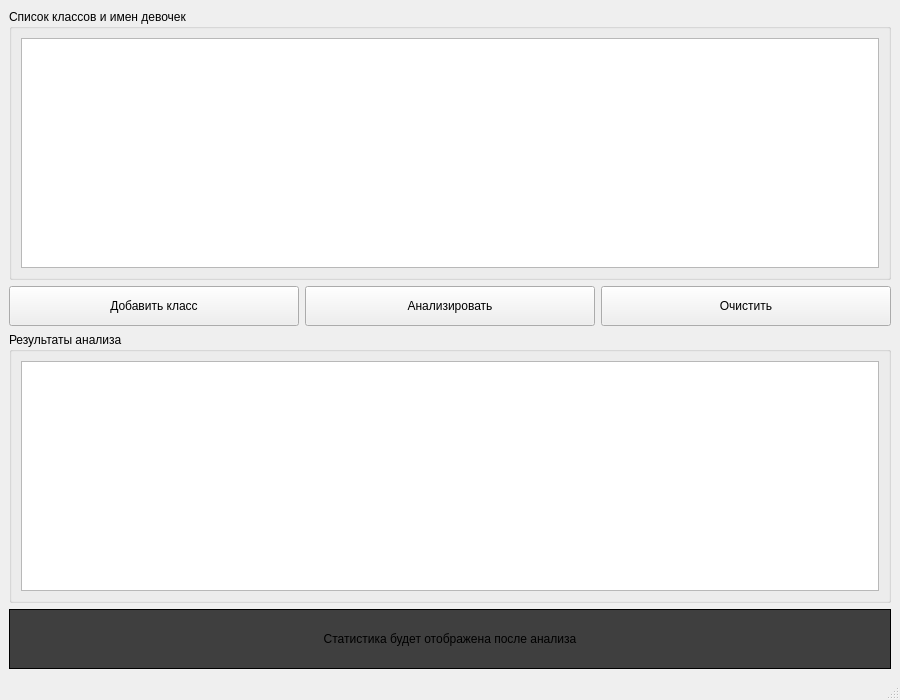
<?xml version="1.0" encoding="UTF-8"?>
<ui version="4.0">
 <class>MainWindow</class>
 <widget class="QMainWindow" name="MainWindow">
  <property name="geometry">
   <rect>
    <x>0</x>
    <y>0</y>
    <width>900</width>
    <height>700</height>
   </rect>
  </property>
  <property name="windowTitle">
   <string>Анализ имен девочек в классах параллели</string>
  </property>
  <widget class="QWidget" name="centralwidget">
   <layout class="QVBoxLayout" name="verticalLayout">
    <item>
     <widget class="QGroupBox" name="classGroupBox">
      <property name="title">
       <string>Список классов и имен девочек</string>
      </property>
      <layout class="QVBoxLayout" name="classVerticalLayout">
       <item>
        <widget class="QTextEdit" name="classListText">
         <property name="readOnly">
          <bool>true</bool>
         </property>
         <property name="minimumSize">
          <size>
           <width>0</width>
           <height>200</height>
          </size>
         </property>
        </widget>
       </item>
      </layout>
     </widget>
    </item>
    <item>
     <layout class="QHBoxLayout" name="buttonLayout">
      <item>
       <widget class="QPushButton" name="addClassButton">
        <property name="text">
         <string>Добавить класс</string>
        </property>
        <property name="minimumSize">
         <size>
          <width>150</width>
          <height>40</height>
         </size>
        </property>
       </widget>
      </item>
      <item>
       <widget class="QPushButton" name="analyzeButton">
        <property name="text">
         <string>Анализировать</string>
        </property>
        <property name="minimumSize">
         <size>
          <width>150</width>
          <height>40</height>
         </size>
        </property>
       </widget>
      </item>
      <item>
       <widget class="QPushButton" name="clearButton">
        <property name="text">
         <string>Очистить</string>
        </property>
        <property name="minimumSize">
         <size>
          <width>150</width>
          <height>40</height>
         </size>
        </property>
       </widget>
      </item>
     </layout>
    </item>
    <item>
     <widget class="QGroupBox" name="resultGroupBox">
      <property name="title">
       <string>Результаты анализа</string>
      </property>
      <layout class="QVBoxLayout" name="resultVerticalLayout">
       <item>
        <widget class="QTableWidget" name="resultTable">
         <property name="alternatingRowColors">
          <bool>true</bool>
         </property>
         <property name="selectionBehavior">
          <enum>QAbstractItemView::SelectRows</enum>
         </property>
         <property name="sortingEnabled">
          <bool>true</bool>
         </property>
        </widget>
       </item>
      </layout>
     </widget>
    </item>
    <item>
     <widget class="QLabel" name="statsLabel">
      <property name="text">
       <string>Статистика будет отображена после анализа</string>
      </property>
      <property name="alignment">
       <set>Qt::AlignCenter</set>
      </property>
      <property name="minimumSize">
       <size>
        <width>0</width>
        <height>60</height>
       </size>
      </property>
      <property name="frameShape">
       <enum>QFrame::Box</enum>
      </property>
      <property name="styleSheet">
       <string>background-color: #3f3f3f;</string>
      </property>
     </widget>
    </item>
   </layout>
  </widget>
  <widget class="QMenuBar" name="menubar">
   <property name="geometry">
    <rect>
     <x>0</x>
     <y>0</y>
     <width>900</width>
     <height>21</height>
    </rect>
   </property>
  </widget>
  <widget class="QStatusBar" name="statusbar"/>
 </widget>
 <resources/>
 <connections/>
</ui>
